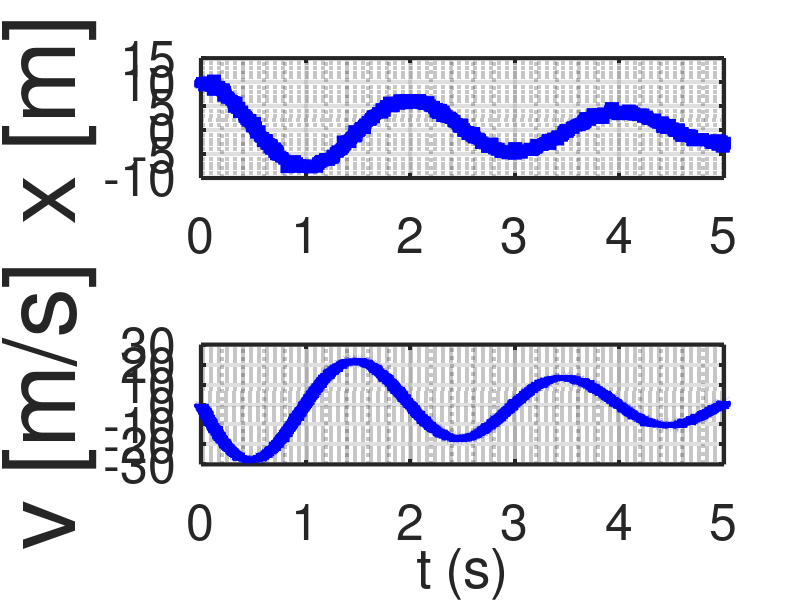
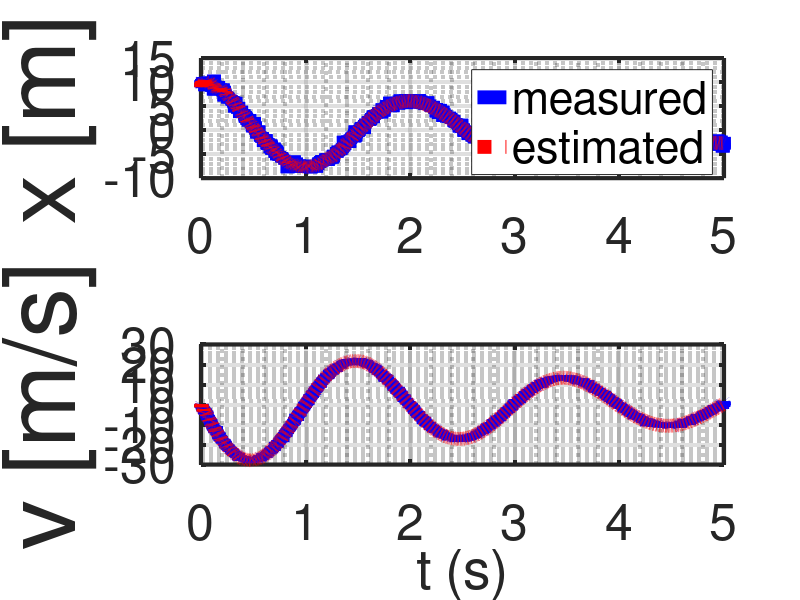
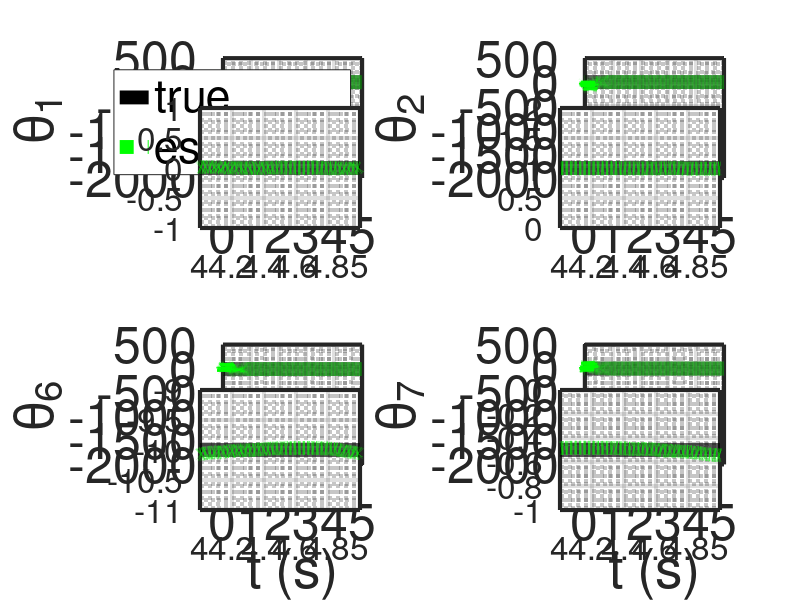

Reproduce these figures in MATLAB, in order. (Note: this script raises an error after producing the figures.)
%% Research code by Agus Hasan

clear;
clc;

%% time horizon
tf  = 5;        % time horizon
dt  = 0.001;    % time step
t   = dt:dt:tf; % time array

%% number of variables and coefficients
n = 2;          % number of state
r = 10;         % number of parameters 

%% system description
A = eye(n);
C = eye(n);

%% noise
R = 0.625;      % standard deviation of the noise

%% state initialization
x        = [10;0];
xbar     = x;
y        = x;
thetabar = zeros(r,1);
 
%% true parameters
m = 1;
k  = 10;
b  = 0.5;

%% for plotting
uArray          = [];
xArray          = [];
xbarArray       = [];
yArray          = [];
thetabarArray   = [];

%% Initialization for estimator

lambdav = 0.995;
lambdat = 0.999;
Rx      = 1*eye(n);
Rt      = 1*eye(n);
Px      = 0.1*eye(n);
Pt      = 0.1*eye(r);
Gamma   = 1*zeros(n,r);

%% simulation
for i=1:(tf/dt)

    xArray         = [xArray x];
    xbarArray      = [xbarArray xbar];
    yArray         = [yArray y];
    thetabarArray  = [thetabarArray thetabar]; 
    
    x = A*x+dt*[0 1; -k/m -b/m]*x+dt*[0 1/m]';
    y = C*x+R*randn(n,1);

    Phi = [y(1) y(2) y(1)^2 y(2)^2 y(1)*y(2) zeros(5,1)';
           zeros(5,1)' y(1) y(2) y(1)^2 y(2)^2 y(1)*y(2)];
    
    % Estimation using adaptive observer
    Kx = Px*C'*inv(C*Px*C'+Rx);
    Kt = Pt*Gamma'*C'*inv(C*Gamma*Pt*Gamma'*C'+Rt);
    Gamma = (eye(n)-Kx*C)*Gamma;

    xbar = xbar+(Kx+Gamma*Kt)*(y-C*xbar);
    thetabar = thetabar-Kt*(y-C*xbar);

    xbar = A*xbar+Phi*thetabar;

    thetabar = thetabar;
    Px = (1/lambdav)*eye(n)*(eye(n)-Kx*C)*Px*eye(n);
    Pt = (1/lambdat)*(eye(r)-Kt*C*Gamma)*Pt;
    Gamma = eye(n)*Gamma-Phi;
end

figure(1)
subplot(2,1,1)
plot(t,yArray(1,:),'-b','LineWidth',10);
set(gca,'color','white','LineWidth',3,'FontSize',36)
grid on;
grid minor;
ylabel('x [m]','FontSize',72)
subplot(2,1,2)
plot(t,yArray(2,:),'-b','LineWidth',10);
set(gca,'color','white','LineWidth',3,'FontSize',36)
grid on;
grid minor;
ylabel('v [m/s]','FontSize',72)
xlabel('t (s)')

figure(2)
subplot(2,1,1)
plot(t,yArray(1,:),'-b','LineWidth',10);
hold on;
plot(t,xbarArray(1,:),':r','LineWidth',10);
set(gca,'color','white','LineWidth',3,'FontSize',36)
legend('measured','estimated')
grid on;
grid minor;
ylabel('x [m]','FontSize',72)
subplot(2,1,2)
plot(t,yArray(2,:),'-b','LineWidth',10);
hold on;
plot(t,xbarArray(2,:),':r','LineWidth',10);
set(gca,'color','white','LineWidth',3,'FontSize',36)
grid on;
grid minor;
ylabel('v [m/s]','FontSize',72)
xlabel('t (s)')

figure(3)
subplot(2,2,1)
plot(t,(0)*ones(1,length(t)),'-k','LineWidth',10);
hold on;
plot(t,thetabarArray(1,:)/dt,':g','LineWidth',10);
set(gca,'color','white','LineWidth',3,'FontSize',36)
legend('true','estimated')
xlim([0 tf])
ylim([-2000 500])
grid on;
grid minor;
ylabel('\theta_1')
axes('Position',[.25 .62 .2 .2])
box on
plot(t,(0)*ones(1,length(t)),'-k','LineWidth',10);
hold on;
plot(t,thetabarArray(1,:)/dt,':g','LineWidth',10);
xlim([tf-1 tf])
ylim([-1 1])
set(gca,'color','white','LineWidth',3,'FontSize',24)
grid on;
grid minor;
subplot(2,2,2)
plot(t,(1)*ones(1,length(t)),'-k','LineWidth',10);
hold on;
plot(t,thetabarArray(2,:)/dt,':g','LineWidth',10);
set(gca,'color','white','LineWidth',3,'FontSize',36)
xlim([0 tf])
ylim([-2000 500])
grid on;
grid minor;
ylabel('\theta_2')
axes('Position',[.7 .62 .2 .2])
box on
plot(t,(1)*ones(1,length(t)),'-k','LineWidth',10);
hold on;
plot(t,thetabarArray(2,:)/dt,':g','LineWidth',10);
xlim([tf-1 tf])
ylim([0 2])
set(gca,'color','white','LineWidth',3,'FontSize',24)
grid on;
grid minor;
subplot(2,2,3)
plot(t,(-k/m)*ones(1,length(t)),'-k','LineWidth',10);
hold on;
plot(t,thetabarArray(6,:)/dt,':g','LineWidth',10);
set(gca,'color','white','LineWidth',3,'FontSize',36)
xlim([0 tf])
ylim([-2000 500])
grid on;
grid minor;
ylabel('\theta_6')
xlabel('t (s)')
axes('Position',[.25 .15 .2 .2])
box on
plot(t,(-k/m)*ones(1,length(t)),'-k','LineWidth',10);
hold on;
plot(t,thetabarArray(6,:)/dt,':g','LineWidth',10);
xlim([tf-1 tf])
ylim([-11 -9])
set(gca,'color','white','LineWidth',3,'FontSize',24)
grid on;
grid minor;
subplot(2,2,4)
plot(t,(-b/m)*ones(1,length(t)),'-k','LineWidth',10);
hold on;
plot(t,thetabarArray(7,:)/dt,':g','LineWidth',10);
set(gca,'color','white','LineWidth',3,'FontSize',36)
ylim([-2000 500])
xlim([0 tf])
grid on;
grid minor;
ylabel('\theta_7')
xlabel('t (s)')
axes('Position',[.7 .15 .2 .2])
box on
plot(t,(-b/m)*ones(1,length(t)),'-k','LineWidth',10);
hold on;
plot(t,thetabarArray(7,:)/dt,':g','LineWidth',10);
xlim([tf-1 tf])
ylim([-1 0])
set(gca,'color','white','LineWidth',3,'FontSize',24)
grid on;
grid minor;


Coeff = round([(1/dt)*thetabar(1:(r/n),end)'; (1/dt)*thetabar((r/n)+1:r,end)'],21)
